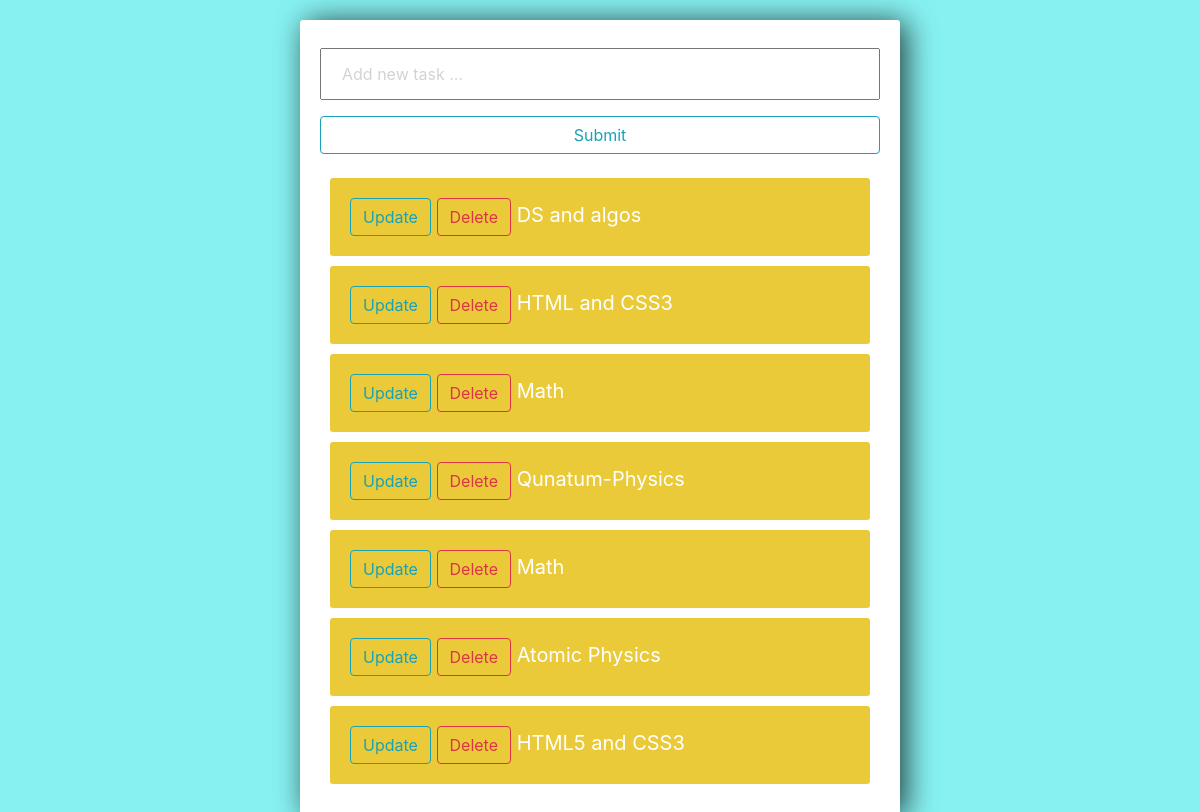
/, run on an earlier commit of the app's database.
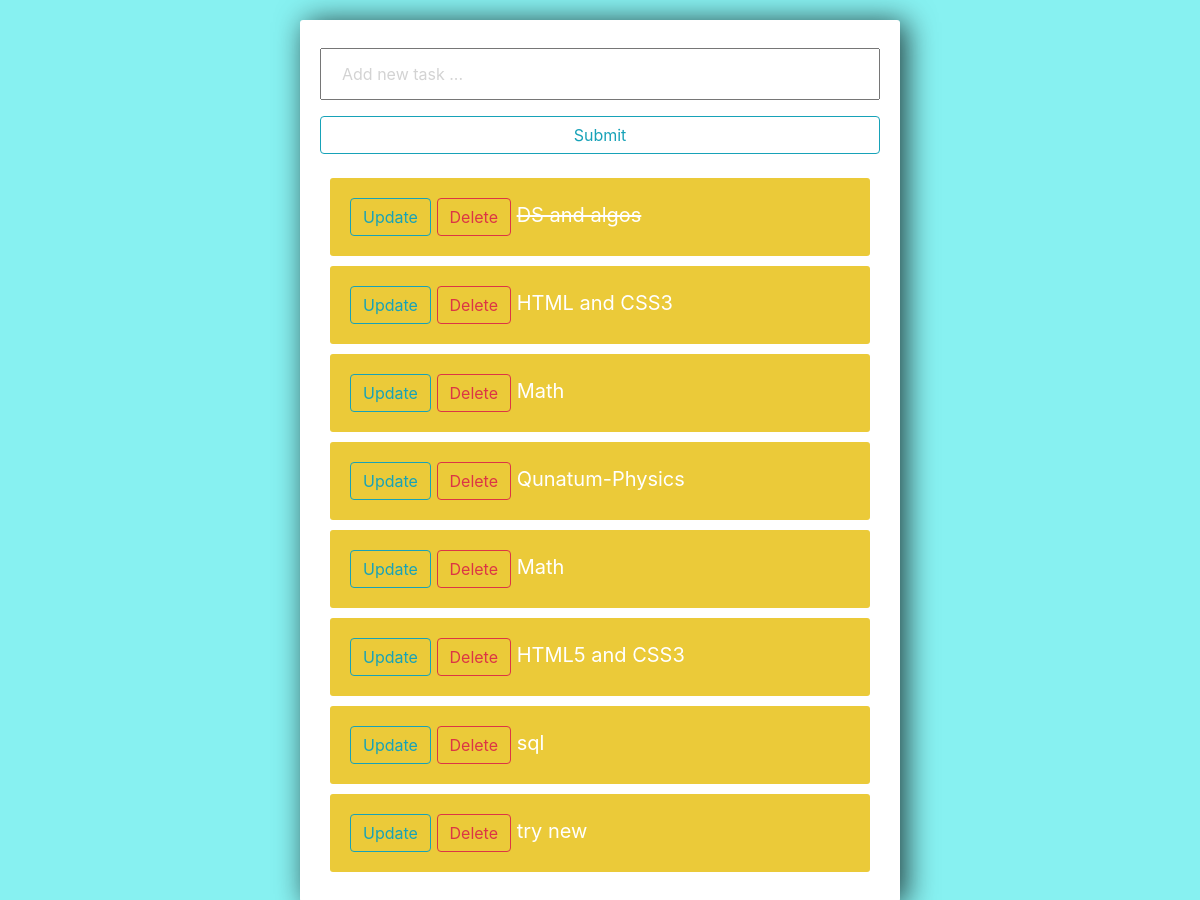
And on a later commit of the database.
### todo/models.py (models this page shows)
class Task(models.Model):
    title = models.CharField(max_length = 200)
    complete = models.BooleanField(default = False)
    created = models.DateTimeField(auto_now_add = True)
    def __str__(self):
        return self.title

### todo/views.py (the view)
# urls.py: 2. Add a URL to urlpatterns:  path('', views.home, name='home')
def home(request):
    tasks = Task.objects.all()
    form = TaskForm()
    if request.method == 'POST':
        form = TaskForm(request.POST)
        if form.is_valid():
            form.save()
        return redirect('/')
    context = {'tasks':tasks, 'form':form}
    return render (request, 'todo/list.html', context)

### todo/forms.py
class TaskForm(forms.ModelForm):
    title = forms.CharField(widget=forms.TextInput(attrs={'placeholder':'Add new task ...'}))
    class Meta:
        model = Task
        fields = '__all__'

### todo/templates/todo/list.html (shortened to what this page needs)
<div class="center-column">
    {% extends "todo/base.html" %}
        {% block content %}
            <form method="POST" action="/">
                {{form.title}}
                <input class="btn btn-outline-info" type="submit"  name ='Create a task'>
            </form>
            {% for task in tasks %}
                <div class="item-row">
                    <a class="btn btn-outline-info" href="{% url 'update-task' task.id %}"> Update </a>
                    <a class="btn btn-outline-danger" href="{% url 'delete-task' task.id %}"> Delete </a>
                    {% if task.complete == True %}
                        <strike>{{ task }}</strike>
                    {% else %}
                        <span>{{ task }}</span>
                    {% endif %}
                </div>
            {% endfor %}
        {% endblock %}

What changed in the data, as far as the page shows it:
removed Task: title "Atomic Physics"
changed Task "DS and algos": complete False → True (drawn)
added Task: title "sql"
added Task: title "try new"
